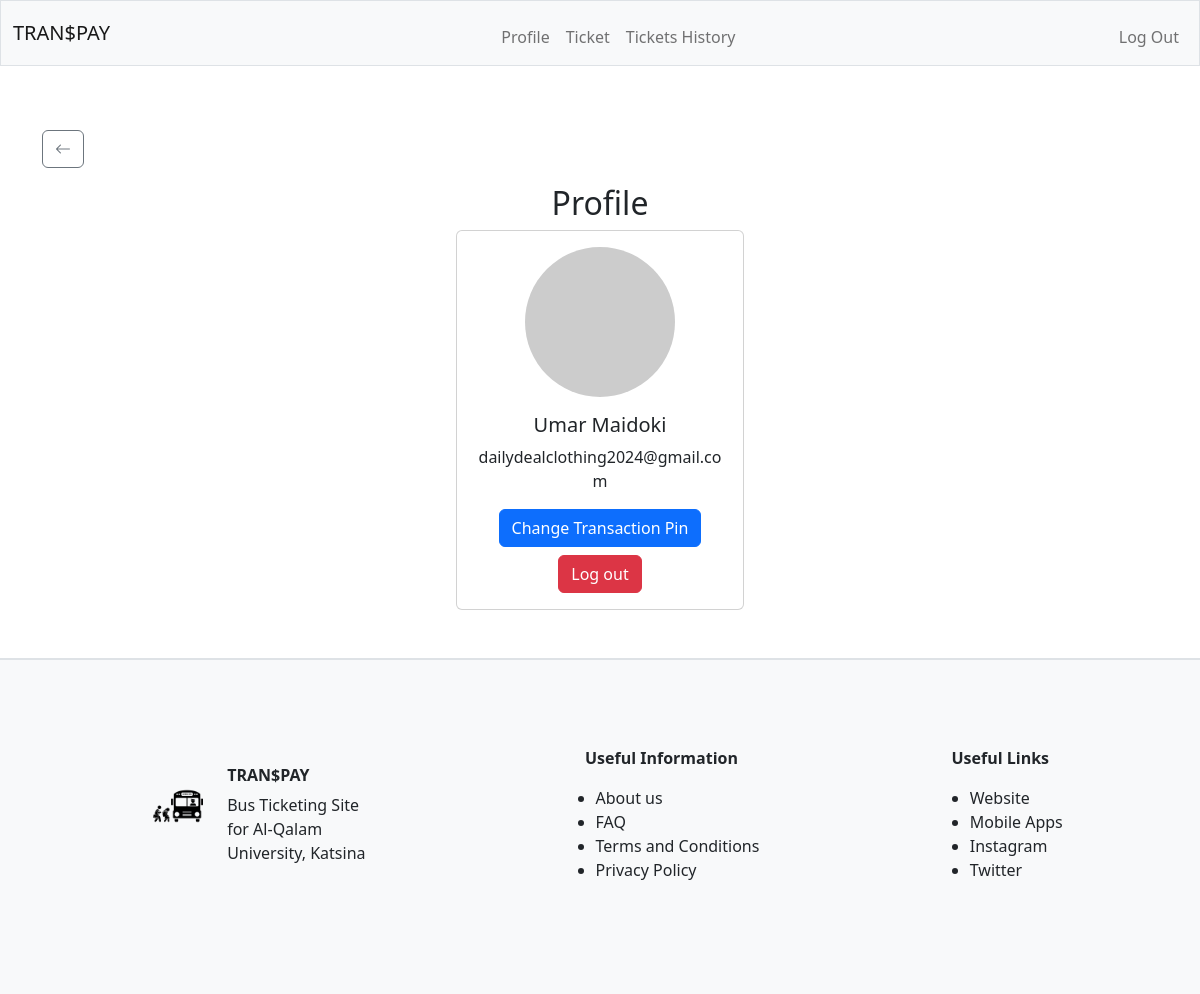
Page /profile (signed in) on the earlier database version.
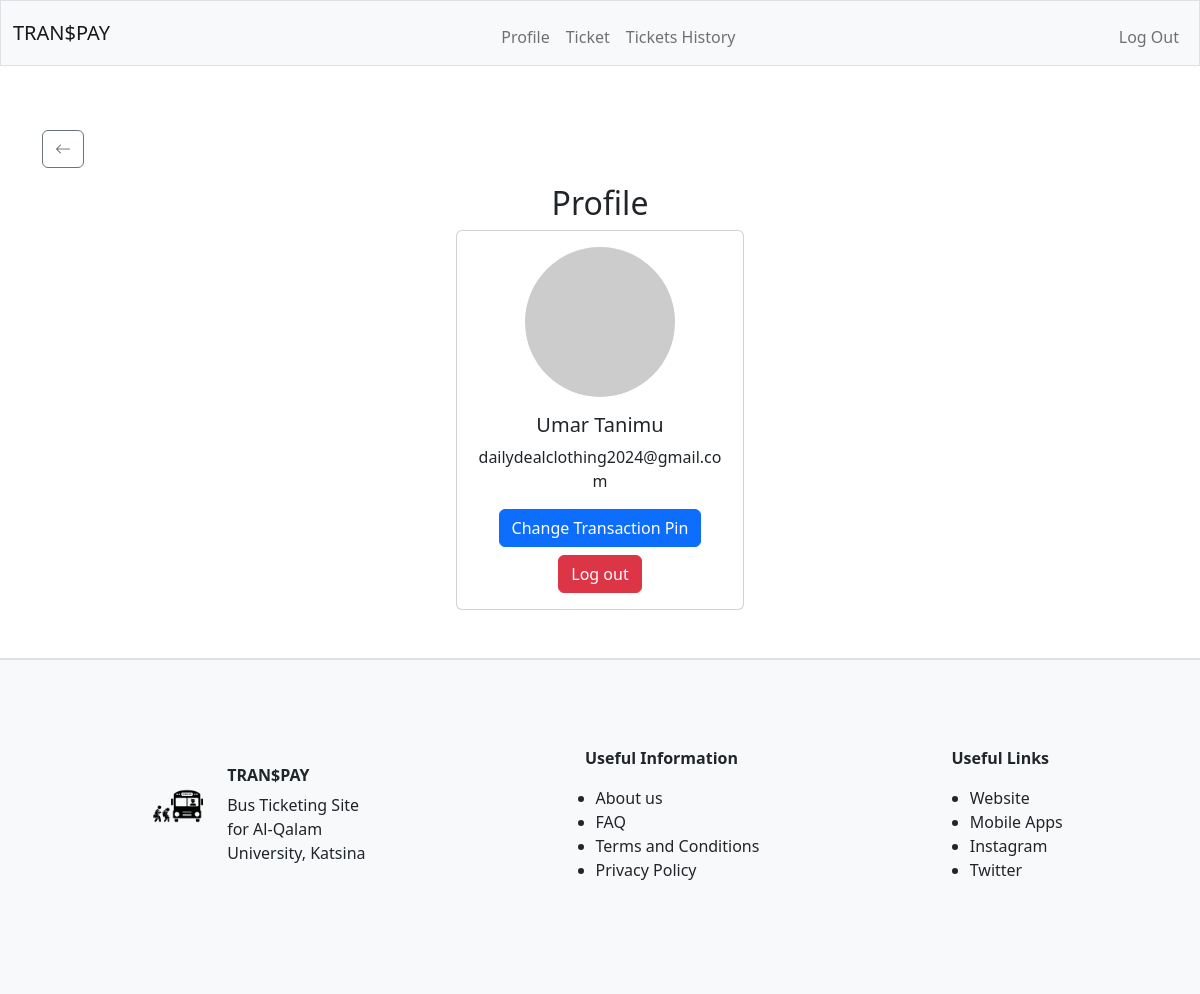
Same page on the later database version.
### tables this page shows
CREATE TABLE users (
    id TEXT PRIMARY KEY,
    name TEXT NOT NULL,
    email TEXT NOT NULL,
    phoneNumber TEXT NOT NULL,
    accountNumber TEXT NOT NULL,
    gender TEXT NOT NULL,
    pass TEXT NOT NULL,
    amount REAL NOT NULL DEFAULT 0.00
, pin INTEGER NOT NULL DEFAULT 0000);

### app.py (the view)
@app.route("/profile")
@login_required
def profile():
    user_id = session.get("user_id")
    profile = db.execute("SELECT * FROM users WHERE id = ?", user_id)
    return render_template("profile.html", profile=profile)

### app.py (called while the page is built)
@app.after_request
def after_request(response):
    response.headers["Cache-Control"] = "no-cache, no-store, must-revalidate"
    response.headers["Expires"] = 0
    response.headers["Pragma"] = "no-cache"
    return response

### helper.py (called while the page is built)
def login_required(f):
    @wraps(f)
    def decorated_function(*args, **kwargs):
        if session.get("user_id") is None:
            return redirect("/login")
        return f(*args, **kwargs)
    return decorated_function

### templates/profile.html (shortened to what this page needs)
{% extends "layout.html" %}
{% block main %}
<div class="container my-3 d-flex justify-content-between align-items-center">
    <a href="/home"  class="btn btn-outline-secondary"><i class="bi bi-arrow-left"></i></a>
  </div>
  <h2 class="mx-auto">Profile</h2>
<div class="container d-flex justify-content-center align-items-center">
    <div class="card text-center" style="width: 18rem;">
        <div class="card-body">
            <img src="https://via.placeholder.com/150" class="rounded-circle mb-3" alt="Profile Icon">
            <h5 class="card-title">{{profile[0]['name']}}</h5>
            <p class="card-text">{{profile[0]['email']}}</p>
            <a class="btn btn-primary mb-2" data-bs-toggle="modal" data-bs-target="#changePin">Change Transaction Pin</a>
            <a href="/logout" class="btn btn-danger">Log out</a>
        </div>
    </div>
</div>
{% endblock %}

Differences in the rows shown:
changed users "dailydealclothing2024@gmail.com": name "Umar Maidoki" → "Umar Tanimu"
